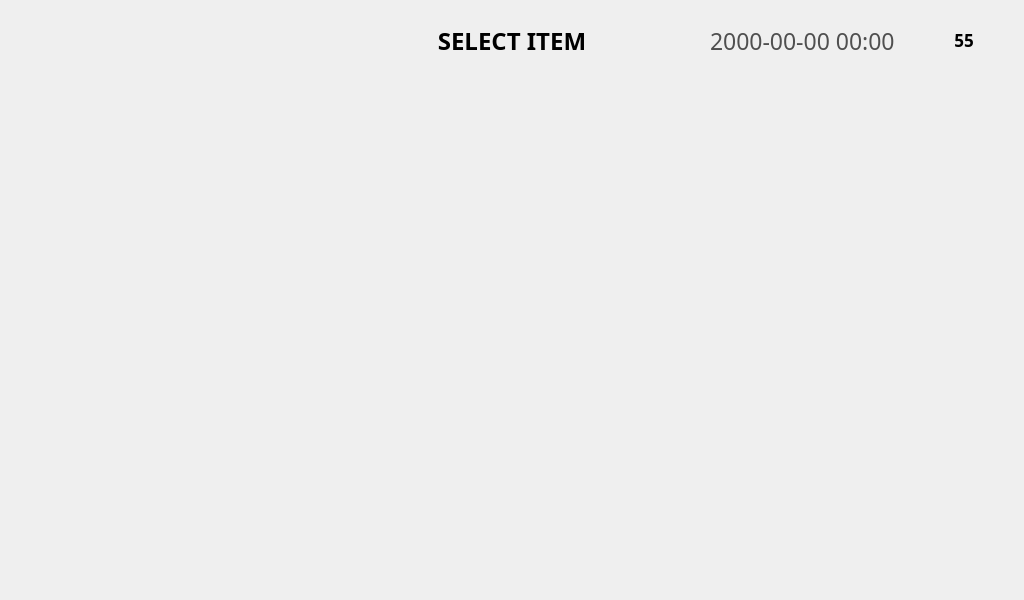
<?xml version="1.0" encoding="UTF-8"?>
<ui version="4.0">
 <class>SelectViewWindow</class>
 <widget class="QMainWindow" name="SelectViewWindow">
  <property name="geometry">
   <rect>
    <x>0</x>
    <y>0</y>
    <width>1024</width>
    <height>600</height>
   </rect>
  </property>
  <property name="windowTitle">
   <string notr="true">Home</string>
  </property>
  <property name="unifiedTitleAndToolBarOnMac">
   <bool>false</bool>
  </property>
  <widget class="QWidget" name="centralwidget">
   <widget class="QPushButton" name="pushButton_Covid19">
    <property name="geometry">
     <rect>
      <x>82</x>
      <y>190</y>
      <width>240</width>
      <height>240</height>
     </rect>
    </property>
    <property name="text">
     <string/>
    </property>
    <property name="icon">
     <iconset>
      <normaloff>image/03_Select/Select_Covid.png</normaloff>image/03_Select/Select_Covid.png</iconset>
    </property>
    <property name="iconSize">
     <size>
      <width>235</width>
      <height>235</height>
     </size>
    </property>
    <property name="flat">
     <bool>true</bool>
    </property>
   </widget>
   <widget class="QPushButton" name="pushButton_Influenza">
    <property name="geometry">
     <rect>
      <x>392</x>
      <y>190</y>
      <width>240</width>
      <height>240</height>
     </rect>
    </property>
    <property name="text">
     <string/>
    </property>
    <property name="icon">
     <iconset>
      <normaloff>image/03_Select/Select_Influ.png</normaloff>image/03_Select/Select_Influ.png</iconset>
    </property>
    <property name="iconSize">
     <size>
      <width>235</width>
      <height>235</height>
     </size>
    </property>
    <property name="flat">
     <bool>true</bool>
    </property>
   </widget>
   <widget class="QPushButton" name="pushButton_Cadiac">
    <property name="geometry">
     <rect>
      <x>702</x>
      <y>190</y>
      <width>240</width>
      <height>240</height>
     </rect>
    </property>
    <property name="text">
     <string/>
    </property>
    <property name="icon">
     <iconset>
      <normaloff>image/03_Select/Select_Troponin.png</normaloff>image/03_Select/Select_Troponin.png</iconset>
    </property>
    <property name="iconSize">
     <size>
      <width>235</width>
      <height>235</height>
     </size>
    </property>
    <property name="flat">
     <bool>true</bool>
    </property>
   </widget>
   <widget class="QPushButton" name="pushButton_SelectBackArrow">
    <property name="geometry">
     <rect>
      <x>14</x>
      <y>16</y>
      <width>50</width>
      <height>50</height>
     </rect>
    </property>
    <property name="font">
     <font>
      <family>Arial</family>
      <pointsize>12</pointsize>
      <weight>75</weight>
      <bold>true</bold>
     </font>
    </property>
    <property name="text">
     <string/>
    </property>
    <property name="icon">
     <iconset>
      <normaloff>image/Icon/BackArrow.png</normaloff>image/Icon/BackArrow.png</iconset>
    </property>
    <property name="flat">
     <bool>true</bool>
    </property>
   </widget>
   <widget class="QLabel" name="label_4">
    <property name="geometry">
     <rect>
      <x>934</x>
      <y>25</y>
      <width>64</width>
      <height>30</height>
     </rect>
    </property>
    <property name="text">
     <string/>
    </property>
    <property name="pixmap">
     <pixmap>image/Icon/Battery_Icon-050.png</pixmap>
    </property>
   </widget>
   <widget class="QLabel" name="label_2">
    <property name="geometry">
     <rect>
      <x>407</x>
      <y>24</y>
      <width>210</width>
      <height>34</height>
     </rect>
    </property>
    <property name="palette">
     <palette>
      <active>
       <colorrole role="WindowText">
        <brush brushstyle="SolidPattern">
         <color alpha="255">
          <red>0</red>
          <green>0</green>
          <blue>0</blue>
         </color>
        </brush>
       </colorrole>
      </active>
      <inactive>
       <colorrole role="WindowText">
        <brush brushstyle="SolidPattern">
         <color alpha="255">
          <red>0</red>
          <green>0</green>
          <blue>0</blue>
         </color>
        </brush>
       </colorrole>
      </inactive>
      <disabled>
       <colorrole role="WindowText">
        <brush brushstyle="SolidPattern">
         <color alpha="255">
          <red>120</red>
          <green>120</green>
          <blue>120</blue>
         </color>
        </brush>
       </colorrole>
      </disabled>
     </palette>
    </property>
    <property name="font">
     <font>
      <family>Pretendard</family>
      <pointsize>18</pointsize>
      <weight>75</weight>
      <bold>true</bold>
     </font>
    </property>
    <property name="text">
     <string>SELECT ITEM</string>
    </property>
    <property name="alignment">
     <set>Qt::AlignCenter</set>
    </property>
   </widget>
   <widget class="QLabel" name="label_DateNClock">
    <property name="geometry">
     <rect>
      <x>710</x>
      <y>24</y>
      <width>210</width>
      <height>34</height>
     </rect>
    </property>
    <property name="palette">
     <palette>
      <active>
       <colorrole role="WindowText">
        <brush brushstyle="SolidPattern">
         <color alpha="255">
          <red>79</red>
          <green>79</green>
          <blue>79</blue>
         </color>
        </brush>
       </colorrole>
      </active>
      <inactive>
       <colorrole role="WindowText">
        <brush brushstyle="SolidPattern">
         <color alpha="255">
          <red>79</red>
          <green>79</green>
          <blue>79</blue>
         </color>
        </brush>
       </colorrole>
      </inactive>
      <disabled>
       <colorrole role="WindowText">
        <brush brushstyle="SolidPattern">
         <color alpha="255">
          <red>120</red>
          <green>120</green>
          <blue>120</blue>
         </color>
        </brush>
       </colorrole>
      </disabled>
     </palette>
    </property>
    <property name="font">
     <font>
      <family>Pretendard</family>
      <pointsize>17</pointsize>
      <weight>50</weight>
      <bold>false</bold>
     </font>
    </property>
    <property name="text">
     <string>2000-00-00 00:00</string>
    </property>
    <property name="alignment">
     <set>Qt::AlignLeading|Qt::AlignLeft|Qt::AlignVCenter</set>
    </property>
   </widget>
   <widget class="QLabel" name="label_BatteryGuage">
    <property name="geometry">
     <rect>
      <x>945</x>
      <y>25</y>
      <width>38</width>
      <height>30</height>
     </rect>
    </property>
    <property name="palette">
     <palette>
      <active>
       <colorrole role="WindowText">
        <brush brushstyle="SolidPattern">
         <color alpha="255">
          <red>0</red>
          <green>0</green>
          <blue>0</blue>
         </color>
        </brush>
       </colorrole>
      </active>
      <inactive>
       <colorrole role="WindowText">
        <brush brushstyle="SolidPattern">
         <color alpha="255">
          <red>0</red>
          <green>0</green>
          <blue>0</blue>
         </color>
        </brush>
       </colorrole>
      </inactive>
      <disabled>
       <colorrole role="WindowText">
        <brush brushstyle="SolidPattern">
         <color alpha="255">
          <red>120</red>
          <green>120</green>
          <blue>120</blue>
         </color>
        </brush>
       </colorrole>
      </disabled>
     </palette>
    </property>
    <property name="font">
     <font>
      <family>Pretendard</family>
      <pointsize>13</pointsize>
      <weight>75</weight>
      <bold>true</bold>
     </font>
    </property>
    <property name="text">
     <string>55</string>
    </property>
    <property name="alignment">
     <set>Qt::AlignCenter</set>
    </property>
   </widget>
  </widget>
 </widget>
 <resources/>
 <connections/>
</ui>
